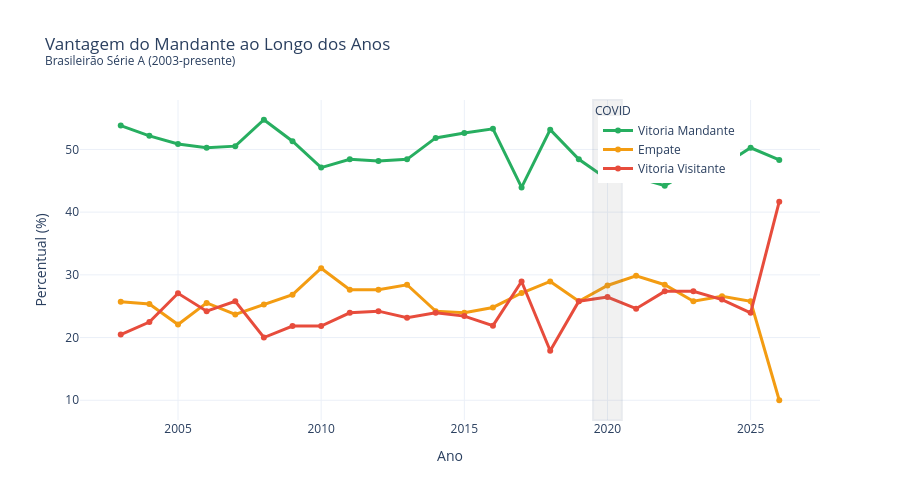

The notebook cell this image was saved under:
### Code cell
# Percentual de resultados por ano
res_por_ano = df.groupby(["ano", "resultado"]).size().unstack(fill_value=0)
res_pct = res_por_ano.div(res_por_ano.sum(axis=1), axis=0) * 100
res_pct = res_pct.reset_index()

fig = go.Figure()

fig.add_trace(go.Scatter(
    x=res_pct["ano"], y=res_pct["Mandante"],
    mode="lines+markers", name="Vitoria Mandante",
    line=dict(color="#27ae60", width=3),
    hovertemplate="%{x}: %{y:.1f}%<extra>Mandante</extra>"
))
fig.add_trace(go.Scatter(
    x=res_pct["ano"], y=res_pct["Empate"],
    mode="lines+markers", name="Empate",
    line=dict(color="#f39c12", width=3),
    hovertemplate="%{x}: %{y:.1f}%<extra>Empate</extra>"
))
fig.add_trace(go.Scatter(
    x=res_pct["ano"], y=res_pct["Visitante"],
    mode="lines+markers", name="Vitoria Visitante",
    line=dict(color="#e74c3c", width=3),
    hovertemplate="%{x}: %{y:.1f}%<extra>Visitante</extra>"
))

# Destacar 2020 (pandemia)
fig.add_vrect(x0=2019.5, x1=2020.5, fillcolor="gray", opacity=0.1,
              annotation_text="COVID", annotation_position="top left")

fig.update_layout(
    title="Vantagem do Mandante ao Longo dos Anos<br><sup>Brasileirão Série A (2003-presente)</sup>",
    xaxis_title="Ano",
    yaxis_title="Percentual (%)",
    template="plotly_white",
    width=900,
    height=500,
    legend=dict(x=0.7, y=0.95)
)

fig.show()
_path = "../charts/mandante_visitante.html"
fig.write_html(_path, include_plotlyjs="cdn")

# Add description
_desc = "Série temporal da vantagem do mandante: a tendência de longo prazo indica queda gradual na taxa de vitória do mandante, sugerindo redução do efeito mando de campo."
with open(_path) as f:
    html = f.read()
html = html.replace('<div>', f'<p style="text-align:center;color:#666;font-size:13px;font-family:sans-serif;margin:8px 0 0 0;">{_desc}</p>\n<div>', 1)
with open(_path, 'w') as f:
    f.write(html)

print("Gráfico exportado: charts/mandante_visitante.html")

### Figure 1 — Plotly figure (JSON) as saved in the notebook; plotly's stock layout.template omitted (floating-point values rounded to 4 significant figures)
{"data": [{"hovertemplate": "%{x}: %{y:.1f}%<extra>Mandante</extra>", "line": {"color": "#27ae60", "width": 3}, "mode": "lines+markers", "name": "Vitoria Mandante", "type": "scatter", "x": [2003, 2004, 2005, 2006, 2007, 2008, 2009, 2010, 2011, 2012, 2013, 2014, 2015, 2016, 2017, 2018, 2019, 2020, 2021, 2022, 2023, 2024, 2025, 2026], "y": [53.8, 52.17, 50.87, 50.26, 50.53, 54.74, 51.32, 47.11, 48.42, 48.16, 48.42, 51.84, 52.63, 53.3, 43.95, 53.16, 48.42, 45.24, 45.55, 44.21, 46.84, 47.37, 50.26, 48.33]}, {"hovertemplate": "%{x}: %{y:.1f}%<extra>Empate</extra>", "line": {"color": "#f39c12", "width": 3}, "mode": "lines+markers", "name": "Empate", "type": "scatter", "x": [2003, 2004, 2005, 2006, 2007, 2008, 2009, 2010, 2011, 2012, 2013, 2014, 2015, 2016, 2017, 2018, 2019, 2020, 2021, 2022, 2023, 2024, 2025, 2026], "y": [25.72, 25.36, 22.08, 25.53, 23.68, 25.26, 26.84, 31.05, 27.63, 27.63, 28.42, 24.21, 23.95, 24.8, 27.11, 28.95, 25.79, 28.31, 29.84, 28.42, 25.79, 26.58, 25.79, 10.0]}, {"hovertemplate": "%{x}: %{y:.1f}%<extra>Visitante</extra>", "line": {"color": "#e74c3c", "width": 3}, "mode": "lines+markers", "name": "Vitoria Visitante", "type": "scatter", "x": [2003, 2004, 2005, 2006, 2007, 2008, 2009, 2010, 2011, 2012, 2013, 2014, 2015, 2016, 2017, 2018, 2019, 2020, 2021, 2022, 2023, 2024, 2025, 2026], "y": [20.47, 22.46, 27.06, 24.21, 25.79, 20.0, 21.84, 21.84, 23.95, 24.21, 23.16, 23.95, 23.42, 21.9, 28.95, 17.89, 25.79, 26.46, 24.61, 27.37, 27.37, 26.05, 23.95, 41.67]}], "layout": {"annotations": [{"showarrow": false, "text": "COVID", "x": 2020.0, "xanchor": "left", "xref": "x", "y": 1, "yanchor": "top", "yref": "y domain"}], "height": 500, "legend": {"x": 0.7, "y": 0.95}, "shapes": [{"fillcolor": "gray", "opacity": 0.1, "type": "rect", "x0": 2020.0, "x1": 2020.0, "xref": "x", "y0": 0, "y1": 1, "yref": "y domain"}], "title": {"text": "Vantagem do Mandante ao Longo dos Anos<br><sup>Brasileirão Série A (2003-presente)</sup>"}, "width": 900, "xaxis": {"title": {"text": "Ano"}}, "yaxis": {"title": {"text": "Percentual (%)"}}}}
